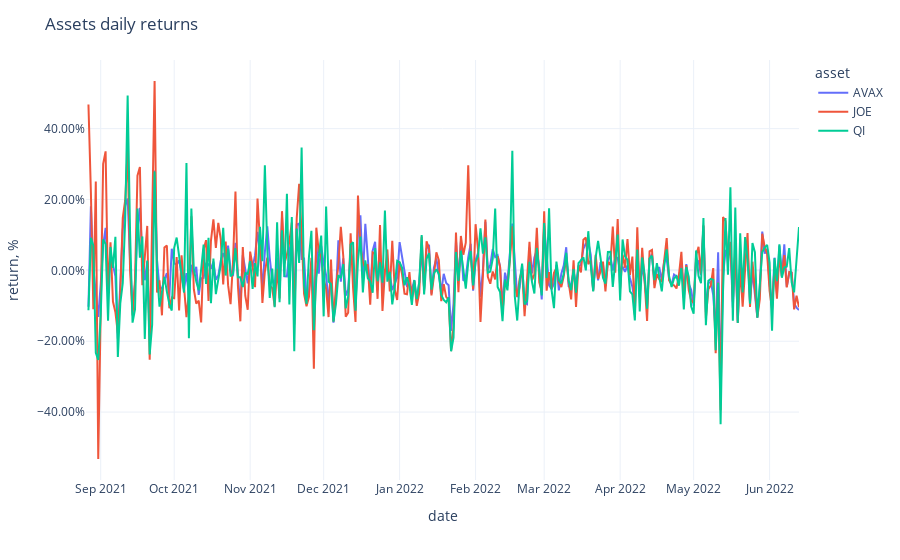

Notebook code for this chart:
### Code cell
fig = px.line(prices_data.pct_change(),
       labels={'variable': 'asset', 'value': 'return, %'})
fig.update_traces(
    hovertemplate="%{y}"
)
fig.update_yaxes(
    tickformat=".2%",
)
fig.update_xaxes(
    showspikes=True,
    spikethickness=2,
    spikedash="dot",
    spikecolor="#999999",
    spikemode="across",
)
fig.update_layout(
    hovermode="x",
    template='plotly_white',
    title='Assets daily returns'
)
fig.show()

### Figure 1 — Plotly figure (JSON) as saved in the notebook; plotly's stock layout.template omitted (floating-point values rounded to 4 significant figures; data arrays with more than 128 entries replaced by an {"elided": "..."} marker saying what was removed)
{"data": [{"hovertemplate": "%{y}", "legendgroup": "AVAX", "line": {"color": "#636efa", "dash": "solid"}, "marker": {"symbol": "circle"}, "mode": "lines", "name": "AVAX", "orientation": "v", "showlegend": true, "type": "scatter", "x": {"elided": "292 str values"}, "xaxis": "x", "y": {"elided": "292 float values"}, "yaxis": "y"}, {"hovertemplate": "%{y}", "legendgroup": "JOE", "line": {"color": "#EF553B", "dash": "solid"}, "marker": {"symbol": "circle"}, "mode": "lines", "name": "JOE", "orientation": "v", "showlegend": true, "type": "scatter", "x": {"elided": "292 str values"}, "xaxis": "x", "y": {"elided": "292 float values"}, "yaxis": "y"}, {"hovertemplate": "%{y}", "legendgroup": "QI", "line": {"color": "#00cc96", "dash": "solid"}, "marker": {"symbol": "circle"}, "mode": "lines", "name": "QI", "orientation": "v", "showlegend": true, "type": "scatter", "x": {"elided": "292 str values"}, "xaxis": "x", "y": {"elided": "292 float values"}, "yaxis": "y"}], "layout": {"autosize": true, "hovermode": "x", "legend": {"title": {"text": "asset"}, "tracegroupgap": 0}, "margin": {"t": 60}, "title": {"text": "Assets daily returns"}, "xaxis": {"anchor": "y", "autorange": true, "domain": [0, 1], "range": ["2021-08-26", "2022-06-13"], "showspikes": true, "spikecolor": "#999999", "spikedash": "dot", "spikemode": "across", "spikethickness": 2, "title": {"text": "date"}, "type": "date"}, "yaxis": {"anchor": "x", "autorange": true, "domain": [0, 1], "range": [-0.5916, 0.5937], "tickformat": ".2%", "title": {"text": "return, %"}, "type": "linear"}}}
